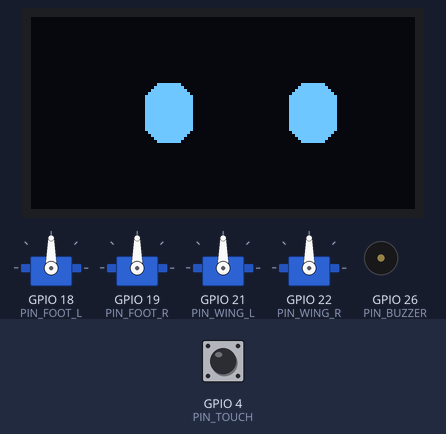
The sketch below on a simulated ESP32. Parts: 4 × servo, 128×64 one-colour display, buzzer (waves = sounding). The test bench sets the inputs (shaded band); at power-on: GPIO 4 (PIN_TOUCH) HIGH. Random numbers use the default seed unless the sketch sets one.

Above: at 1.5 s.
1.6 s: GPIO 4 (PIN_TOUCH) pulled LOW for 0.15 s
At 1.91 s:
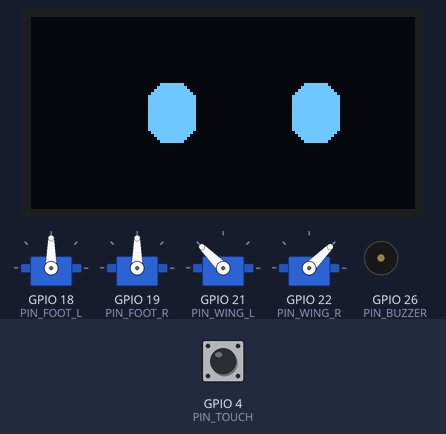
At 3.24 s:
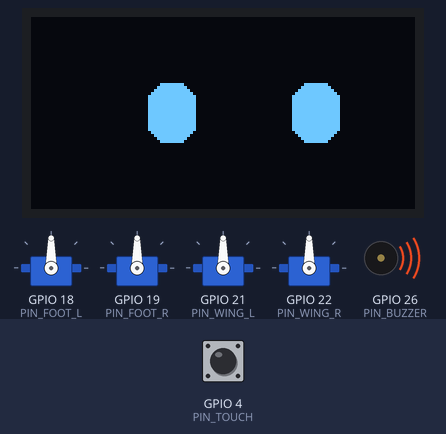
4.5 s: GPIO 4 (PIN_TOUCH) pulled LOW for 1 s
At 10.9 s:
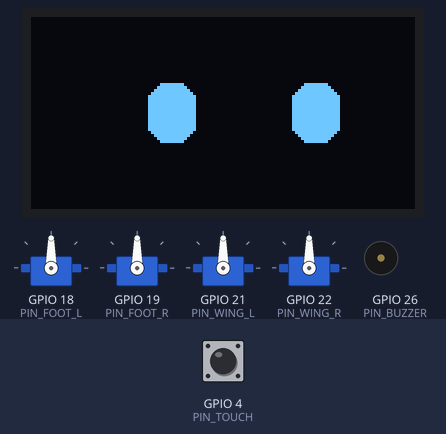
Timing chart, 0 to 12.1 s (numbered marks = the images above; inputs shaded):
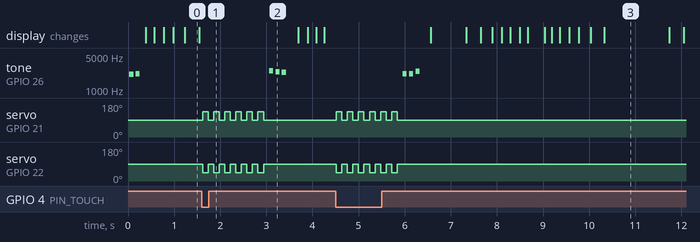

Measured:
- after the input at 1.6 s, tone on GPIO 26 (PIN_BUZZER): plays 2473 Hz for 0.09 s, 2358 Hz for 0.09 s, 2330 Hz for 0.09 s, starting after 1.5 s; servo on GPIO 21 (PIN_WING_L): alternates 135° for 0.12 s and 90° for 0.12 s, 12 changes in all, then stays 90°, starting at once
- after the input at 4.5 s, tone on GPIO 26 (PIN_BUZZER): plays 2144 Hz for 0.09 s, 2178 Hz for 0.09 s, 2423 Hz for 0.09 s, starting after 1.5 s; servo on GPIO 21 (PIN_WING_L): alternates 135° for 0.12 s and 90° for 0.12 s, 12 changes in all, then stays 90°, starting at once

The sketch:

pip_gait_v01.ino
```cpp
/*
 * pip_gait_v01.ino - Pip Tier 0 firmware (ESP32)
 * Waddle gait + OLED eye face + piezo voice. No cloud, no radio needed.
 *
 * Wiring:
 *   Feet servos:  GPIO 18 (left), 19 (right)
 *   Wing servos:  GPIO 21 (left), 22 (right)
 *   OLED 0.96" I2C: SDA 23, SCL 25 (SSD1306, 128x64)
 *   Piezo buzzer: GPIO 26
 *   Touch sensor: T0 (GPIO 4) - head pat
 *
 * Libs (Arduino Library Manager): ESP32Servo, Adafruit SSD1306, Adafruit GFX
 */

#include <ESP32Servo.h>
#include <Wire.h>
#include <Adafruit_GFX.h>
#include <Adafruit_SSD1306.h>

#define PIN_FOOT_L 18
#define PIN_FOOT_R 19
#define PIN_WING_L 21
#define PIN_WING_R 22
#define PIN_BUZZER 26
#define PIN_TOUCH  T0

Adafruit_SSD1306 display(128, 64, &Wire, -1);
Servo footL, footR, wingL, wingR;

// Servo centers and travel. Tune on the desk - every SG90 is a little different.
const int FOOT_CENTER = 90, FOOT_LIFT = 28;
const int WING_REST = 90, WING_FLAP = 45;

enum Mood { IDLE, HAPPY, SLEEPY, WIDE };
Mood mood = IDLE;

unsigned long lastBlink = 0, nextBlinkIn = 2500;
unsigned long lastStep = 0;
bool stepping = false;
int stepSide = 0;

void setup() {
  footL.attach(PIN_FOOT_L); footR.attach(PIN_FOOT_R);
  wingL.attach(PIN_WING_L); wingR.attach(PIN_WING_R);
  pinMode(PIN_BUZZER, OUTPUT);
  Wire.begin(23, 25);
  display.begin(SSD1306_SWITCHCAPVCC, 0x3C);
  display.clearDisplay();
  centerAll();
  peep(2);  // hello
}

void centerAll() {
  footL.write(FOOT_CENTER); footR.write(FOOT_CENTER);
  wingL.write(WING_REST);   wingR.write(WING_REST);
}

// ---- voice ----
void peep(int n) {
  for (int i = 0; i < n; i++) {
    tone(PIN_BUZZER, 2400 + random(-300, 400), 90);
    delay(140);
  }
}
void quack() {  // tiny proud quack
  tone(PIN_BUZZER, 900, 120); delay(150);
  tone(PIN_BUZZER, 700, 160); delay(200);
  noTone(PIN_BUZZER);
}

// ---- gait: the waddle ----
// Rock onto one foot, swing the other forward. Adorable beats fast.
void waddleStep() {
  if (stepSide == 0) {
    footL.write(FOOT_CENTER + FOOT_LIFT);   // plant left, lift right
    footR.write(FOOT_CENTER - FOOT_LIFT/2);
  } else {
    footR.write(FOOT_CENTER - FOOT_LIFT);   // plant right, lift left
    footL.write(FOOT_CENTER + FOOT_LIFT/2);
  }
  stepSide = 1 - stepSide;
  lastStep = millis();
}

void happyFlap() {
  for (int i = 0; i < 6; i++) {
    wingL.write(WING_REST + WING_FLAP); wingR.write(WING_REST - WING_FLAP);
    delay(120);
    wingL.write(WING_REST); wingR.write(WING_REST);
    delay(120);
  }
}

// ---- face ----
void drawEyes(bool blink, int lookX, Mood m) {
  display.clearDisplay();
  int h = blink ? 4 : (m == WIDE ? 26 : (m == SLEEPY ? 10 : 20));
  int w = (m == WIDE) ? 20 : 16;
  int y = 32 - h/2;
  if (m == HAPPY) {  // happy eyes: inverted-U arcs
    display.fillCircle(40 + lookX, 36, 12, SSD1306_WHITE);
    display.fillCircle(40 + lookX, 40, 12, SSD1306_BLACK);
    display.fillCircle(88 + lookX, 36, 12, SSD1306_WHITE);
    display.fillCircle(88 + lookX, 40, 12, SSD1306_BLACK);
  } else {
    display.fillRoundRect(40 - w/2 + lookX, y, w, h, 6, SSD1306_WHITE);
    display.fillRoundRect(88 - w/2 + lookX, y, w, h, 6, SSD1306_WHITE);
  }
  display.display();
}

void loop() {
  unsigned long now = millis();

  // idle waddle: a step every 900ms
  if (stepping && now - lastStep > 900) waddleStep();

  // blinking
  if (now - lastBlink > nextBlinkIn) {
    drawEyes(true, 0, mood);
    delay(140);
    lastBlink = now;
    nextBlinkIn = 2000 + random(0, 3500);
  }
  drawEyes(false, (int)(8 * sin(now / 1400.0)), mood);  // slow look-around

  // head pat = happy
  if (touchRead(PIN_TOUCH) < 40) {
    mood = HAPPY;
    happyFlap();
    peep(3);
    mood = IDLE;
  }
}
```
